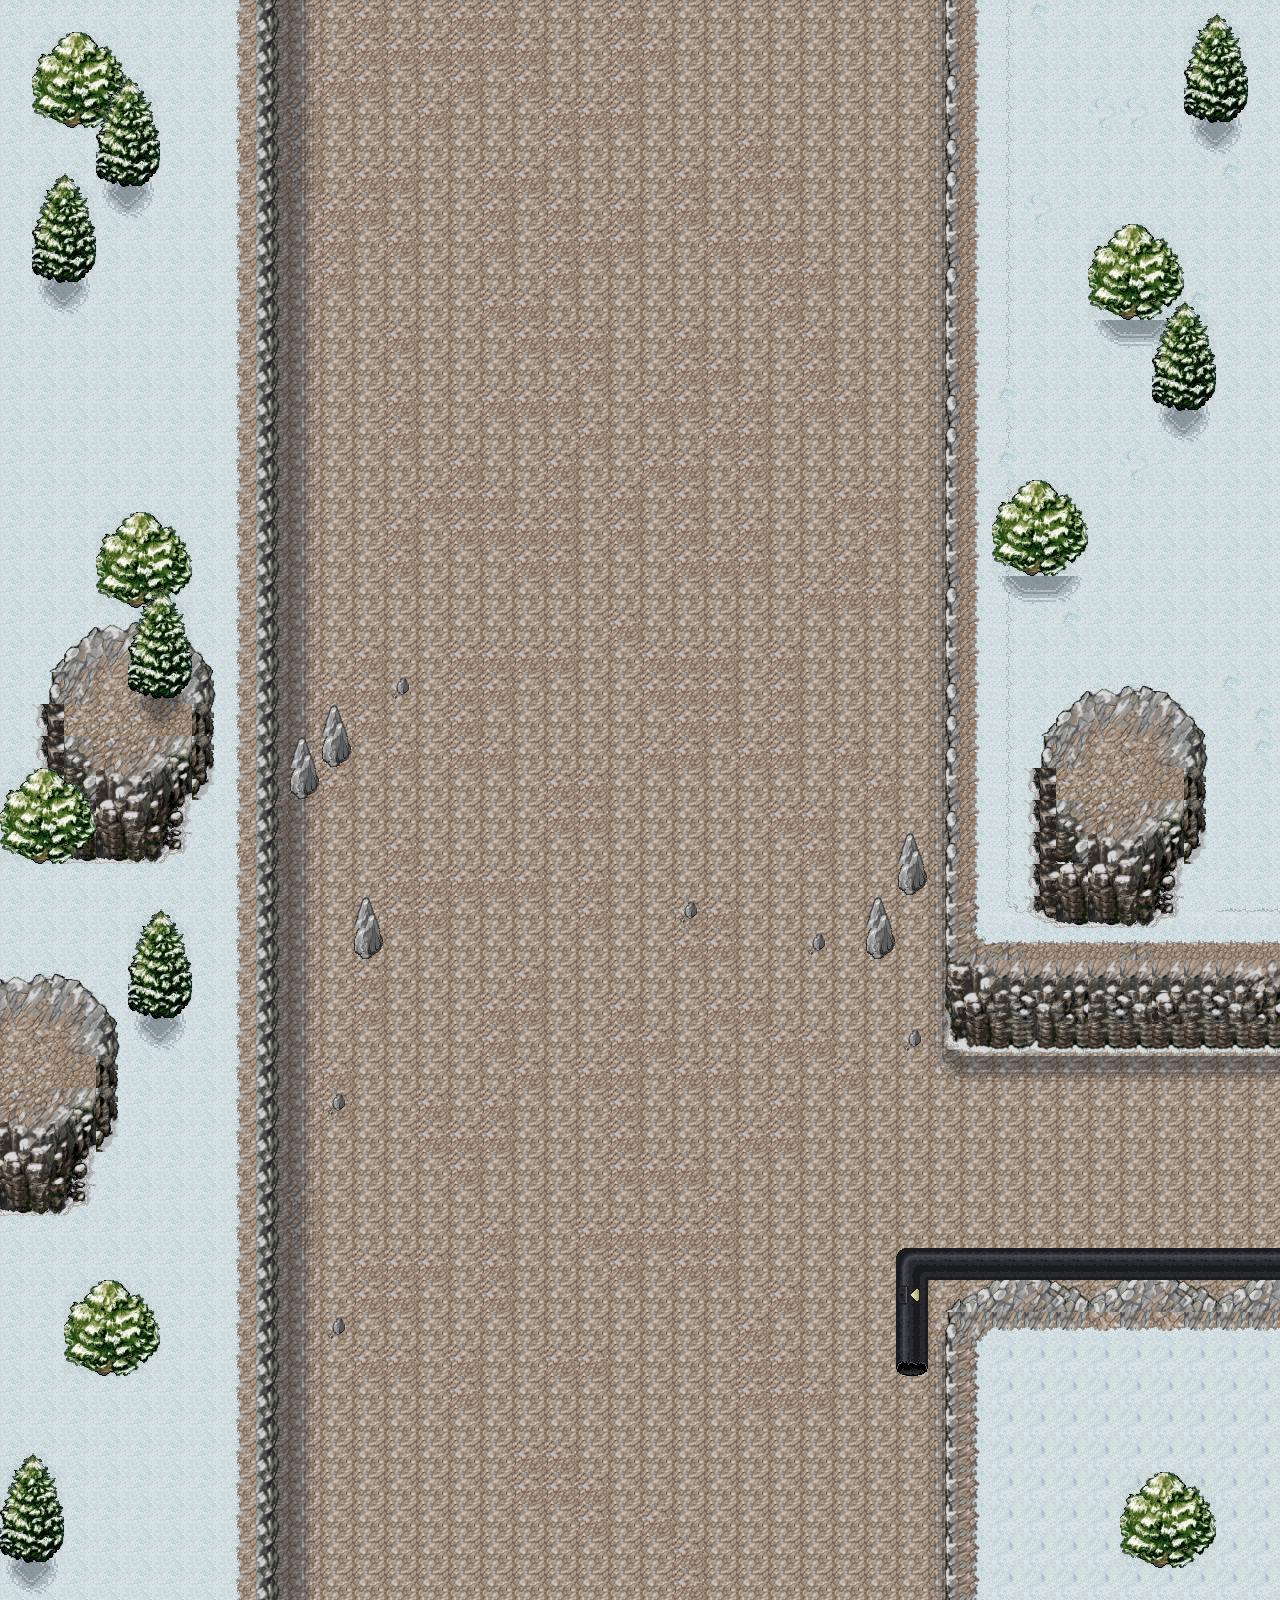

The image is a tile-based game level rendered from a .tmx file. Its description and source (layers, tilesets, objects; grid data summarised) follow:
An orthogonal 40x50 tile map with 32x32 px tiles, 6 tile layers (ground, subdetail, detail, collision, ...) and 5 objects.

<map version="1.0" tiledversion="1.1.4" orientation="orthogonal" renderorder="right-down" width="40" height="50" tilewidth="32" tileheight="32" infinite="0" nextobjectid="6">
 <tileset firstgid="1" name="_WORLD-TILES-MASTER" tilewidth="32" tileheight="32" tilecount="3040" columns="40">
  <image source="_WORLD-TILES-MASTER.png" width="1280" height="2432" />
 </tileset>
 <layer name="ground" width="40" height="50">
  <data>[2000 cells, 2000 non-empty, 4 distinct tile ids]</data>
 </layer>
 <layer name="subdetail" width="40" height="50">
  <data>[2000 cells, 554 non-empty, 13 distinct tile ids]</data>
 </layer>
 <layer name="detail" width="40" height="50">
  <data>[2000 cells, 0 non-empty, 0 distinct tile ids]</data>
 </layer>
 <layer name="collision" width="40" height="50">
  <data>[2000 cells, 277 non-empty, 61 distinct tile ids]</data>
 </layer>
 <objectgroup name="objects">
  <object id="1" gid="1348" x="1217" y="1167" width="32" height="32">
   <properties>
    <property name="coords" value="385,133" />
    <property name="key" value="mapChange" />
    <property name="stage" value="kq02-mountains-00" />
    <property name="type" value="mapChange" />
   </properties>
  </object>
  <object id="2" gid="1348" x="1217" y="1231" width="32" height="32">
   <properties>
    <property name="coords" value="385,133" />
    <property name="key" value="mapChange" />
    <property name="stage" value="kq02-mountains-00" />
    <property name="type" value="mapChange" />
   </properties>
  </object>
  <object id="3" gid="1353" x="834.667" y="1313.33" width="32" height="32">
   <properties>
    <property name="initFunction" value="pipeline_quest_node_2" />
    <property name="once" type="bool" value="false" />
    <property name="questNodeId" value="kq-q-pipeline-2" />
    <property name="type" value="trigger" />
   </properties>
  </object>
  <object id="4" gid="1352" x="880" y="1312" width="32" height="32">
   <properties>
    <property name="function" value="init-sign" />
    <property name="message" value="To open pipeline, insert VALVE WHEEL here. VALVE WHEELs are the responsibility of oil company representatives in Calgary. Please speak with one if you wish to obtain a VALVE WHEEL." />
    <property name="objectType" value="sign" />
    <property name="type" value="object" />
   </properties>
  </object>
  <object id="5" gid="1352" x="880" y="1344" width="32" height="32">
   <properties>
    <property name="function" value="init-sign" />
    <property name="message" value="To open pipeline, insert VALVE WHEEL here. VALVE WHEELs are the responsibility of oil company representatives in Calgary. Please speak with one if you wish to obtain a VALVE WHEEL." />
    <property name="objectType" value="sign" />
    <property name="type" value="object" />
   </properties>
  </object>
 </objectgroup>
 <layer name="subforeground" width="40" height="50">
  <data>[2000 cells, 274 non-empty, 30 distinct tile ids]</data>
 </layer>
 <layer name="foreground" width="40" height="50">
  <data>[2000 cells, 56 non-empty, 8 distinct tile ids]</data>
 </layer>
</map>
